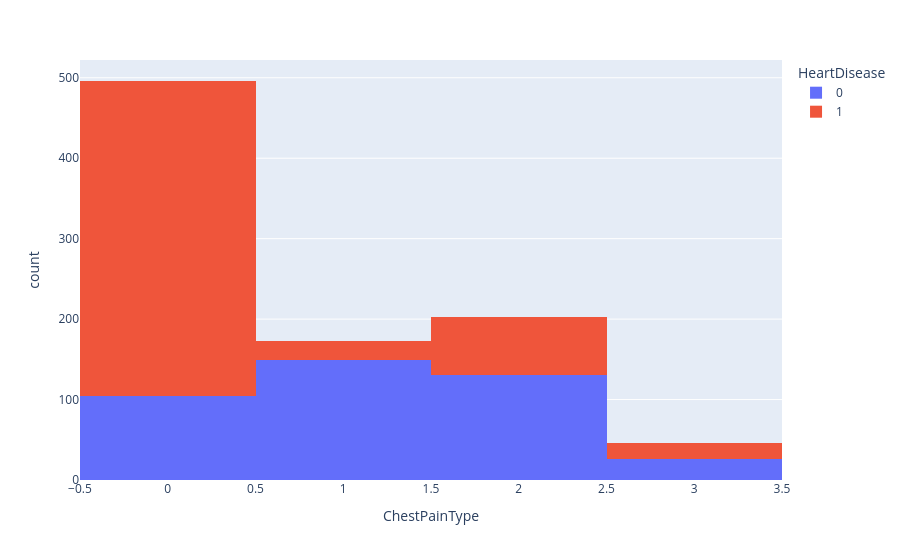

Notebook code for this chart:
### Markdown cell above
**Chest Pain Type Vs Heart Disease**

### Code cell
px.histogram(heart_df, x='ChestPainType', color='HeartDisease')

### Figure 1 — Plotly figure (JSON) as saved in the notebook; plotly's stock layout.template omitted (floating-point values rounded to 4 significant figures; data arrays with more than 128 entries replaced by an {"elided": "..."} marker saying what was removed)
{"data": [{"bingroup": "x", "hovertemplate": "HeartDisease=0<br>ChestPainType=%{x}<br>count=%{y}<extra></extra>", "legendgroup": "0", "marker": {"color": "#636efa", "pattern": {"shape": ""}}, "name": "0", "orientation": "v", "showlegend": true, "type": "histogram", "x": {"elided": "410 int values"}, "xaxis": "x", "yaxis": "y"}, {"bingroup": "x", "hovertemplate": "HeartDisease=1<br>ChestPainType=%{x}<br>count=%{y}<extra></extra>", "legendgroup": "1", "marker": {"color": "#EF553B", "pattern": {"shape": ""}}, "name": "1", "orientation": "v", "showlegend": true, "type": "histogram", "x": {"elided": "508 int values"}, "xaxis": "x", "yaxis": "y"}], "layout": {"barmode": "relative", "legend": {"title": {"text": "HeartDisease"}, "tracegroupgap": 0}, "margin": {"t": 60}, "xaxis": {"anchor": "y", "domain": [0, 1], "title": {"text": "ChestPainType"}}, "yaxis": {"anchor": "x", "domain": [0, 1], "title": {"text": "count"}}}}
